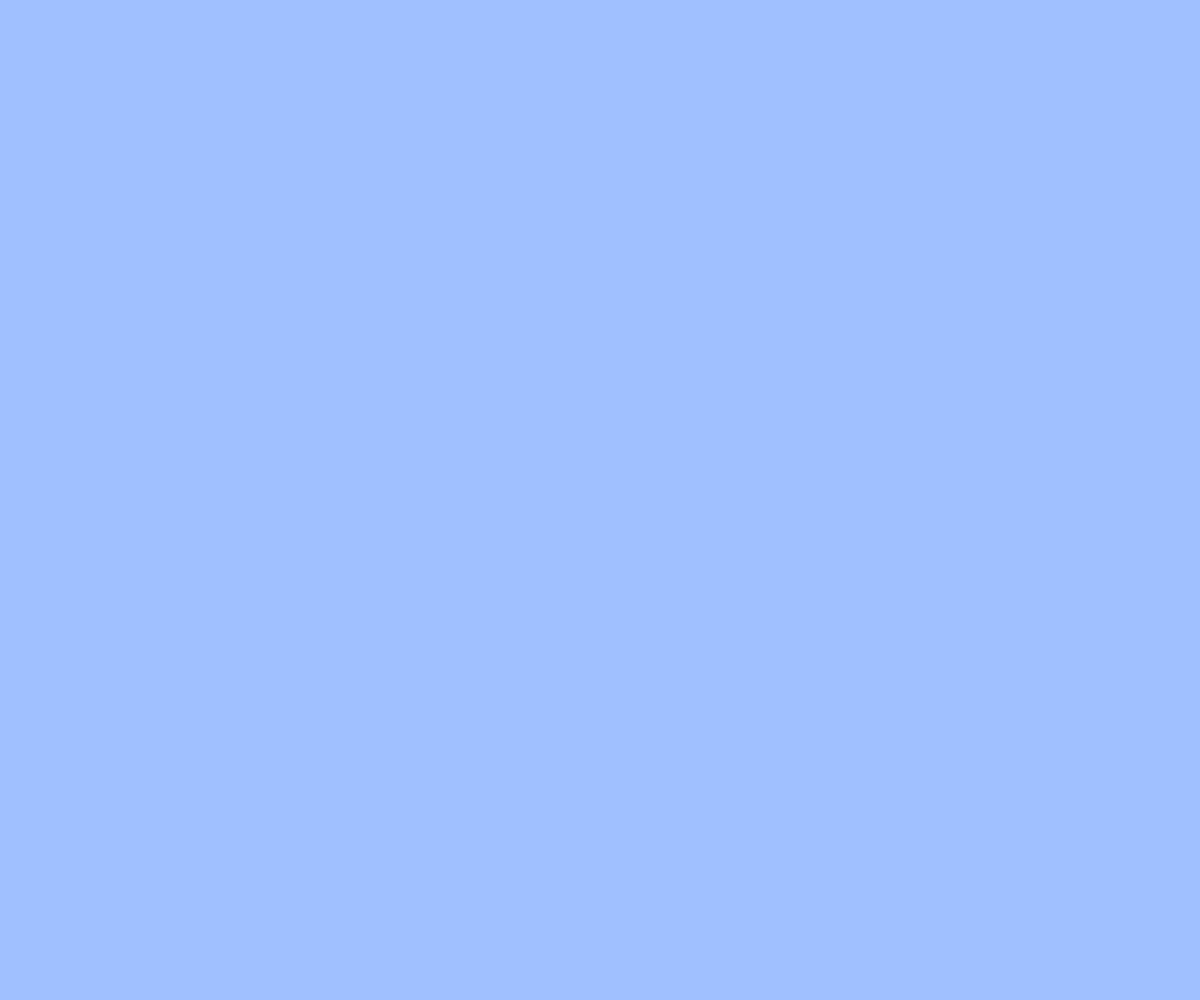
Frame 1 (no input)
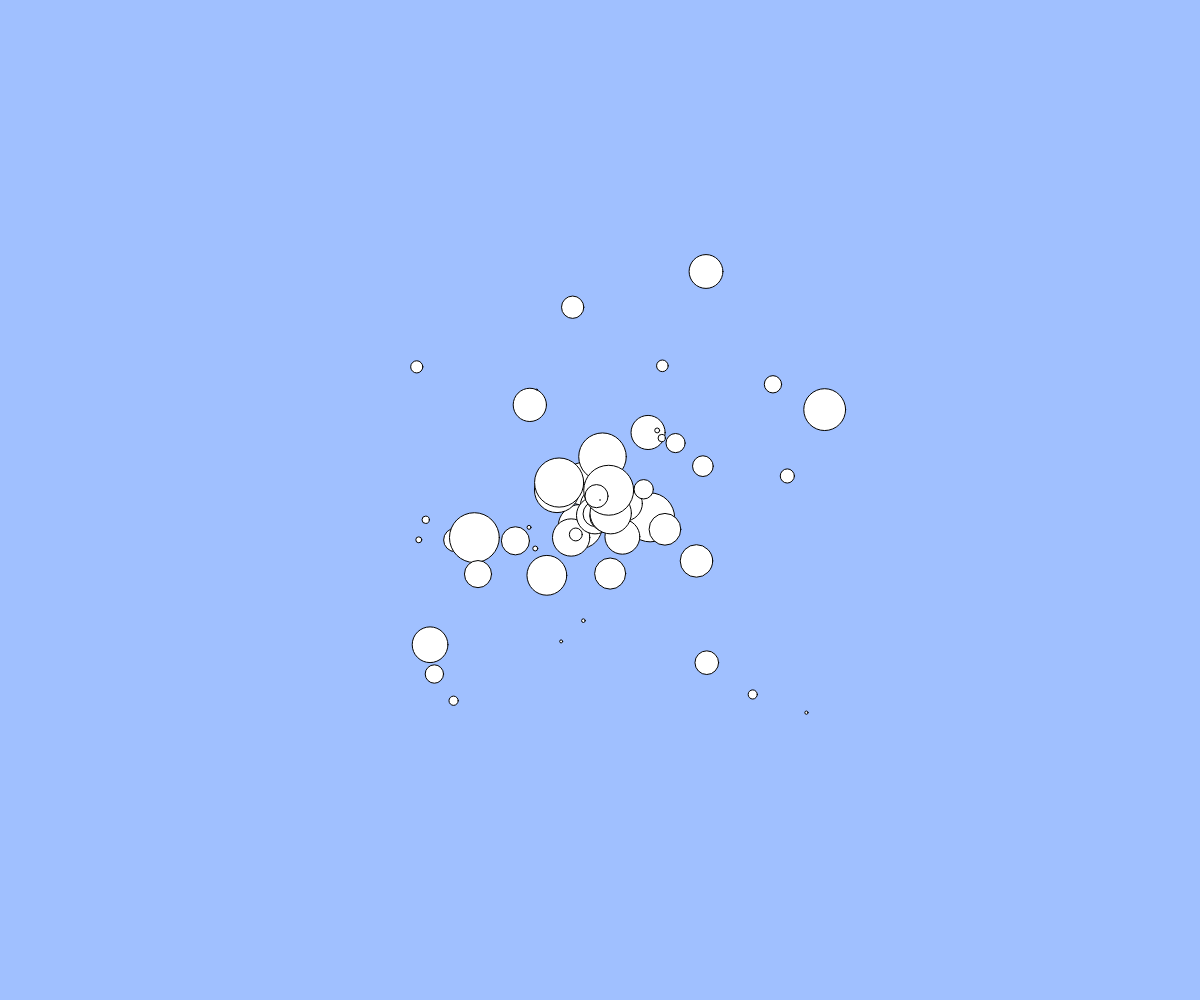
Frame 60 (no input)
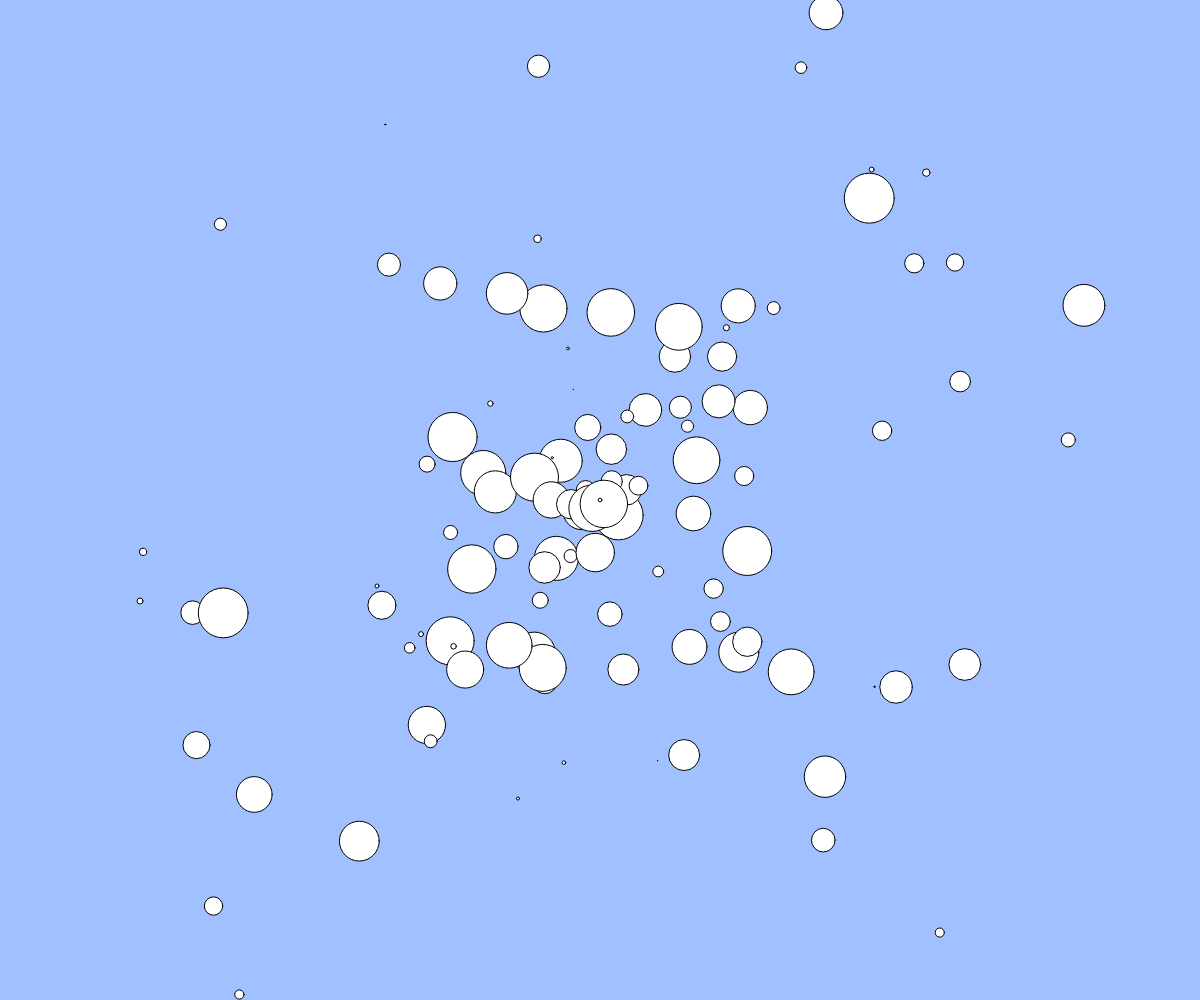
Frame 120 (the mouse pressed at the canvas centre since frame 60)

The p5.js sketch that drew these frames (run headless with seeded random() and noise() and a simulated clock; from frame 60 on, the mouse is pressed at the canvas centre):

// p5.js sketch
// ── sketch.js
//　テキスト「オブジェクト」
// 練習問題：ボールのサイズをランダムに変更してみよう
// 練習問題：何も操作しなくてもボールが湧いてくる機能を追加しよう

let balls;

function setup(){
  createCanvas(windowWidth, windowHeight);
  balls = [];
}

function draw(){
  background(160, 192, 255);
  for(let i = 0; i < balls.length; i++){
    let b = balls[i];
    ellipse(b.x, b.y, b.size);
    b.x += b.vx;
    b.y += b.vy;
   }
   const b = { x: windowWidth/2, y:windowHeight/2 , size: random(50), vx: random(-5,5), vy: random(-5,5) };
   balls.push(b);
  }

function mouseDragged(){
  const dx = mouseX - pmouseX;
  const dy = mouseY - pmouseY;
  if(mag(dx, dy) > 5){
    const b = { x: mouseX, y: mouseY, size: random(150), vx: dx, vy: dy };
    balls.push(b);
  }
}

function windowResized(){
  resizeCanvas(windowWidth, windowHeight);
}
